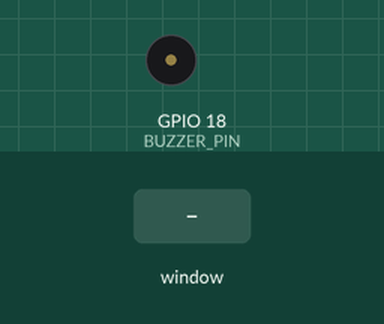
Recording of a program running on a simulated Raspberry Pi (BCM pin numbers). On the bench: buzzer (waves = sounding, pin HIGH). Inputs (shaded band) come from the test bench. The desktop window is not drawn, its controls go by their first labels and the mouse button is held 0.15 s.

Above: at 1.2 s.
1.3 s: control labelled "Turn On Buzzer" in the window clicked
At 1.6 s:
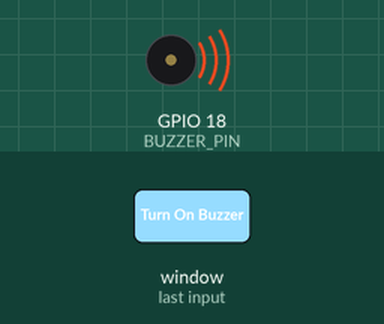
Timing chart, 0 to 4.3 s (numbered marks = the images above; inputs shaded):
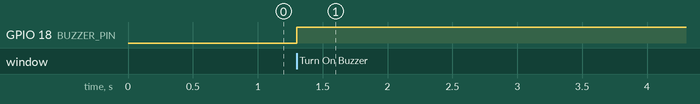

The program:

main.py
```python
#!/usr/bin/env python
#
# Control of an Active Buzzer through a GUI driven by Tkinter. Works for a Raspberry PI
# 3 B+. Assumes the following wiring connections, including an LED to indicate on/off
# (for testing):
#
# - Buzzer POS(+) to RasPi GPIO18
# - Buzzer NEG(-) to RasPi GND
# - LED POS(+) to RasPi GPIO18
# - LED NEG(-) to 1k Ohm Resistor to RasPi GND

import Tkinter as tk
import RPi.GPIO as GPIO

# set the GPIO pin
BUZZER_PIN = 18

# set GPIO mode to BCM
GPIO.setmode(GPIO.BCM)
GPIO.setwarnings(False)

class App:

    def __init__(self, master):
        # initialize the Buzzer controls
        GPIO.setup(BUZZER_PIN, GPIO.OUT)
        GPIO.output(BUZZER_PIN, GPIO.LOW)

        # add a label
        main_label = tk.Label(master, text="Control Buzzer")
        main_label.grid(row=0)

        # add a button to control the Buzzer
        self.buzzer_control = tk.Button(master, text="Turn On Buzzer", command=self.toggle_buzzer, height=1, width=24)
        self.buzzer_control.grid(row=1)

        # add a button to exit
        exit_button = tk.Button(master, text="EXIT", command=self.quit_app, height=1, width=24)
        exit_button.grid(row=2)

    # control the Buzzer on/off capability
    def toggle_buzzer(self):
        if (GPIO.input(BUZZER_PIN) == 1):
            GPIO.output(BUZZER_PIN, GPIO.LOW)
            self.buzzer_control["text"] = "Turn On Buzzer"
        else:
            GPIO.output(BUZZER_PIN, GPIO.HIGH)
            self.buzzer_control["text"] = "Turn Off Buzzer"

    def quit_app(self):
        GPIO.cleanup()
        root.destroy()

# initialize the TK framework
root = tk.Tk()
root.title("Buzzer Control")
app = App(root)
root.mainloop()
```

Measured:
- after the input at 1.3 s, GPIO 18 (BUZZER_PIN): LOW → HIGH at once
